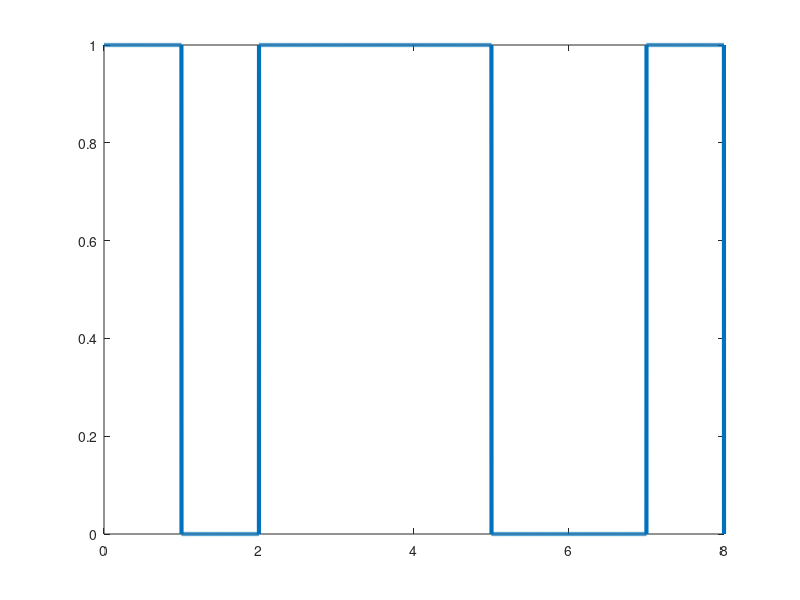

Reproduce this figure in MATLAB.
clc;
clear all;

bits = [1 0 1 1 1 0 0 1]
bitrate = 1;
n = 1000;
T = length(bits)/bitrate;
N = n*length(bits);
dt = T/N;
t = 0:dt:T;
x = zeros(1,length(t));
for i=1:length(bits)
  if bits(i)==1
    x((i-1)*n+1:i*n) = 1;
  end
end
plot(t, x, 'Linewidth', 3);

counter = 0;
for i = 1:length(t)
  if t(i)>counter
    counter = counter + 1;
    result(counter) = x(i);
  endif
endfor
disp('NRZ Unipoler Decoding:');
disp(result);